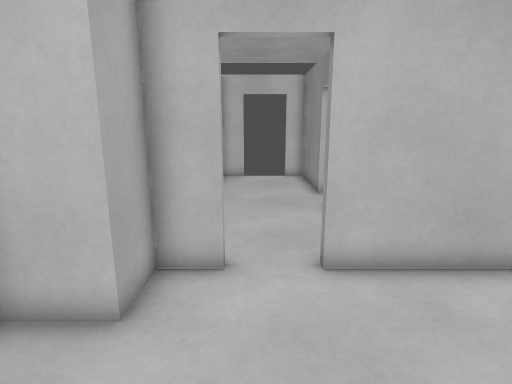
View 1 (above)

13 first-person views from a walk through a Godot game level. The camera is 1.4 m above the floor, tilts 12° down and sees 80° across. The floor is counted in squares, 0.5 m on a side. Each view is taken from the middle of a square. On the plan, view 1 faces up. The plan holds only what a view shows up to about 20 squares ahead; the rest is blank.

View 2
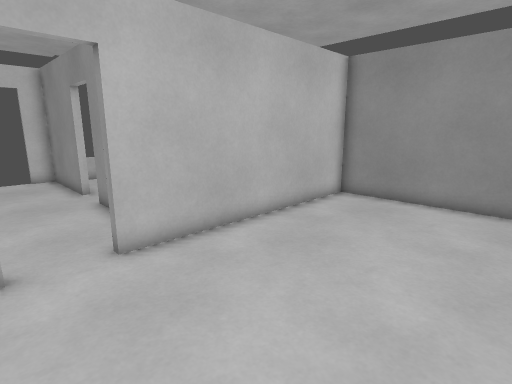

View 3
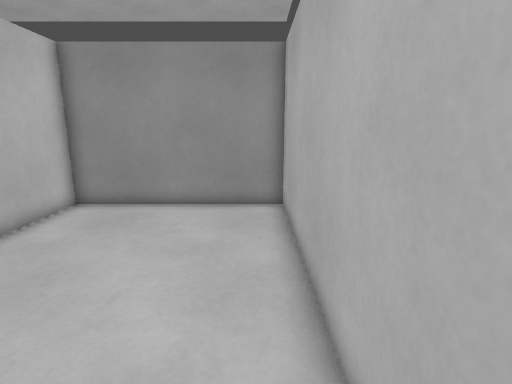

View 4
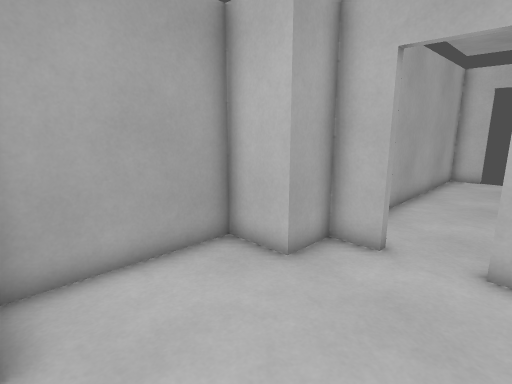

View 5
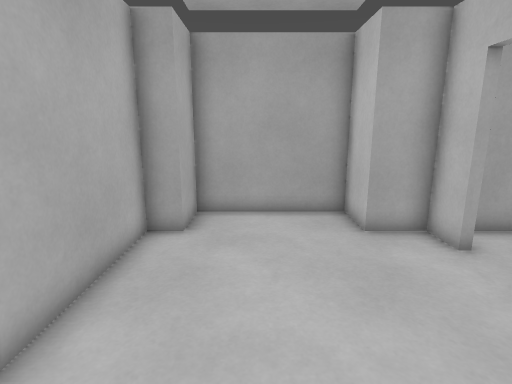

View 6
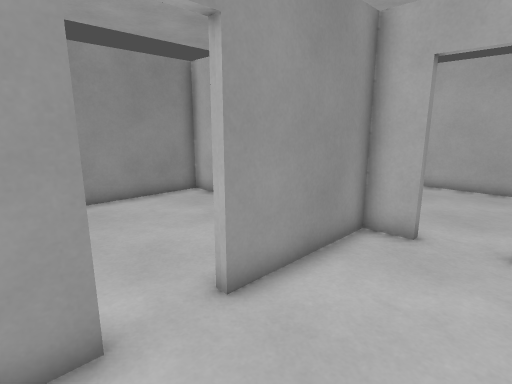

View 7
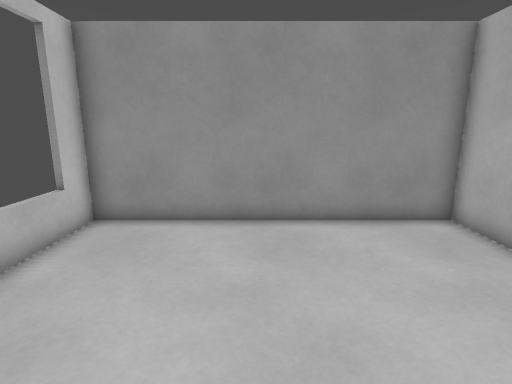

View 8
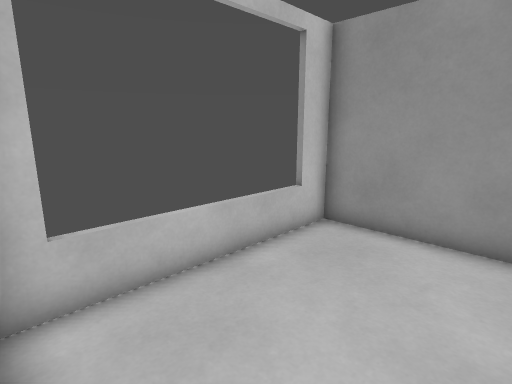

View 9
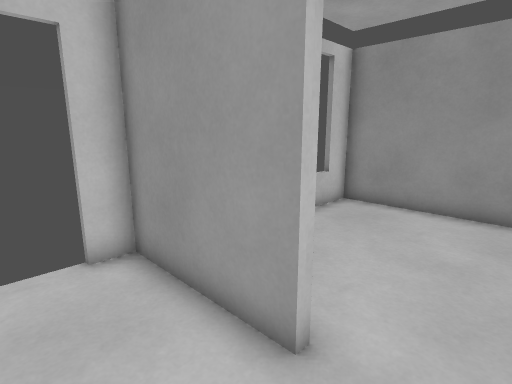

View 10
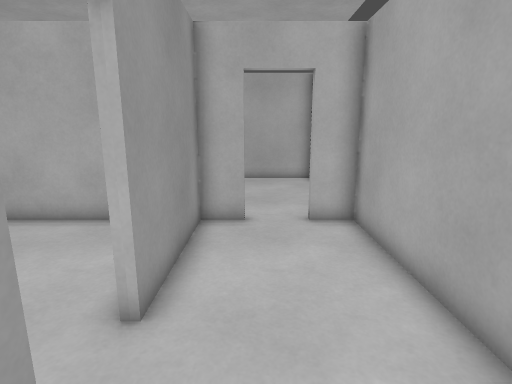

View 11
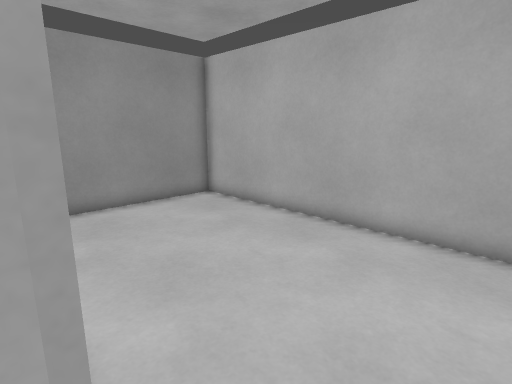

View 12
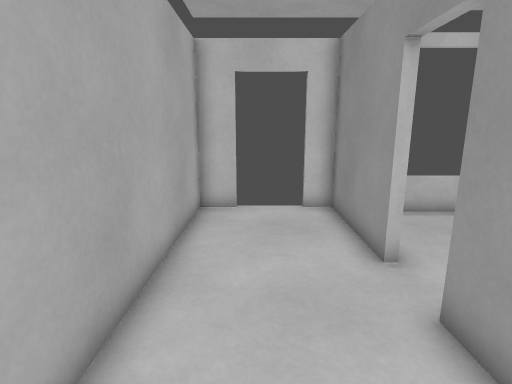

View 13
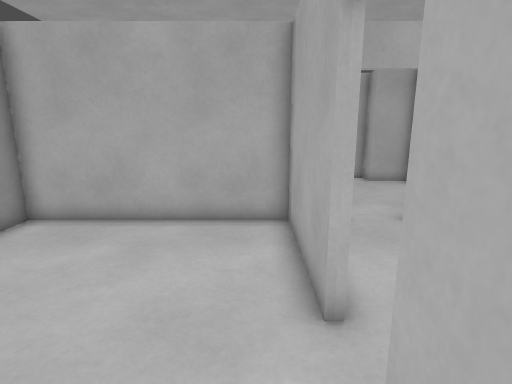

### Floor plan
Points are (right, up) in squares from view 1. A wall is a line through its corners. A room is listed if a view was taken in it or the views show most of it. See-through windows are left out.
Room 1 (views 1, 2, 3, 4, 5)
walls: (-0.6, 5.7) (-2, 5.7) (-2, 4) (-4, 4) (-4, -1) (-2, -1) (-2, -2) (11, -2) (11, 5.7) (1.2, 5.7)
ways out: opening at (0.5, 6) to room 2
Room 2 (views 6, 7, 8, 9, 10, 11, 12)
walls: (3, 13) (2.7, 13) (2.7, 17.6) (1.6, 17.6); (-0.6, 17.6) (-2, 17.6) (-2, 6) (-0.6, 6) (-0.6, 5.7); (1.2, 6) (2.7, 6) (2.7, 11.1)
ways out: opening at (0.5, 6) to room 1; opening at (3, 11.5) to room 3
Room 3 (view 13)
walls: (3, 11) (3, 6) (11, 6) (11, 17) (8.9, 17); (3, 14) (3, 13); (5, 17) (3.1, 17)
ways out: opening at (3, 11.5) to room 2; gap at (4, 17); gap at (10, 17)

Positions as (right, up) in squares from view 1, and headings:
1: (0, 0), facing up
2: (-1, -1), facing up-right
3: (0, -1), facing right
4: (2, -1), facing up-left
5: (6, 1), facing left
6: (-1, 14), facing down-right
7: (2, 12), facing right
8: (3, 12), facing up-right
9: (0, 11), facing up-right
10: (1, 15), facing down
11: (0, 6), facing down-right
12: (0, 7), facing up
13: (4, 15), facing down
